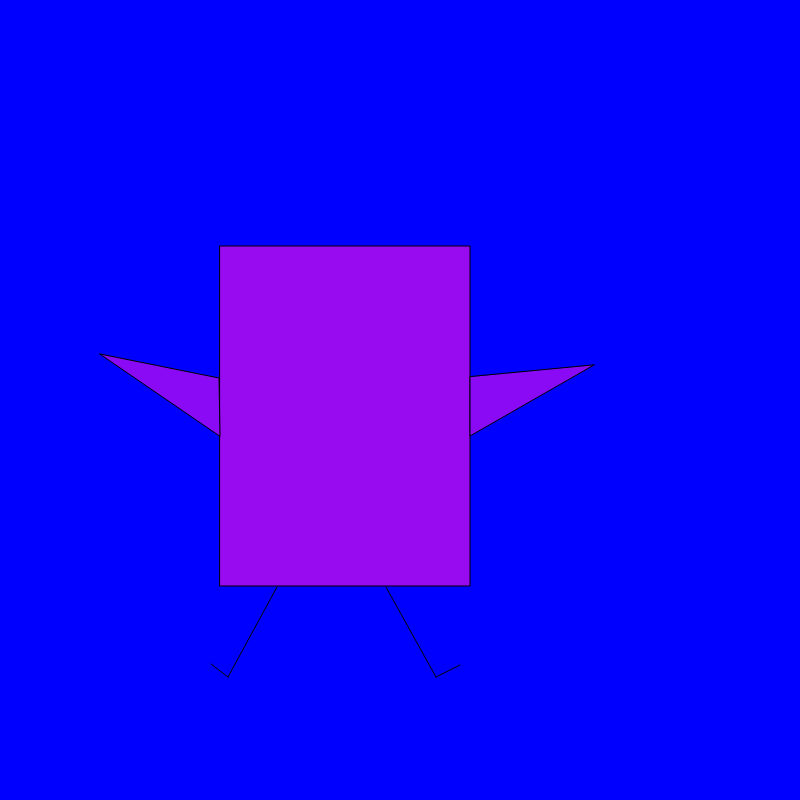
Frame 1 (no input)
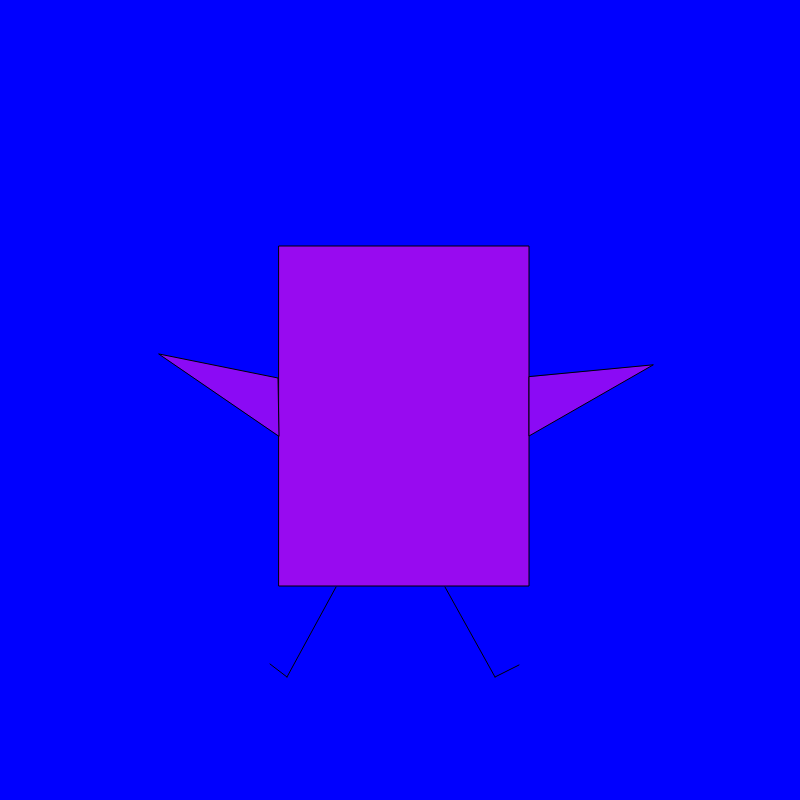
Frame 60 (no input)
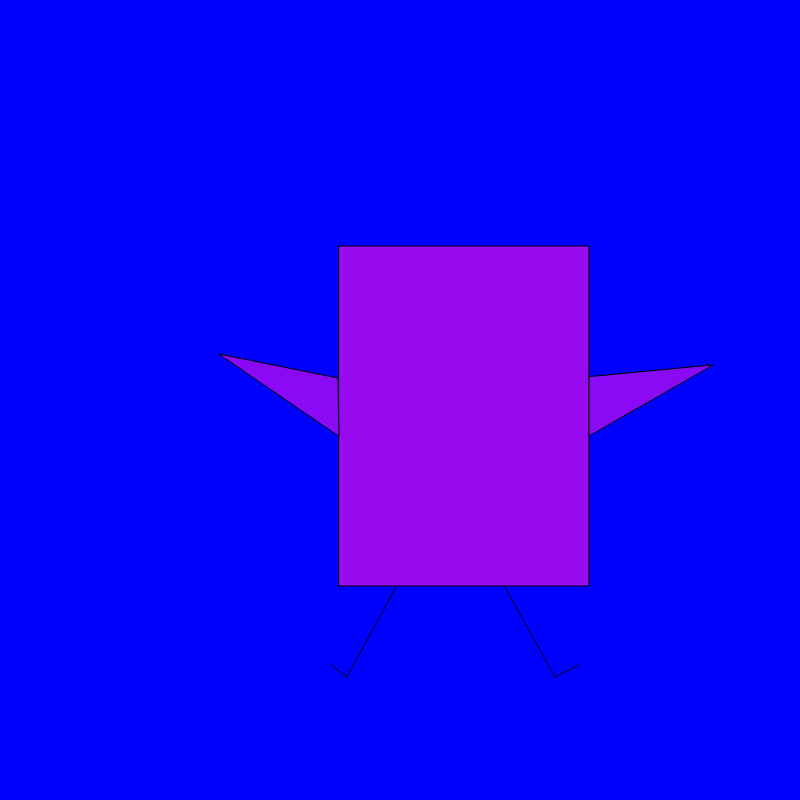
Frame 120 (the mouse pressed at the canvas centre since frame 60)

The p5.js sketch that drew these frames (run headless with seeded random() and noise() and a simulated clock; from frame 60 on, the mouse is pressed at the canvas centre):

// p5.js sketch
// ── sketch.js
var x = 0 ;

function setup() {
  // put setup code here
  createCanvas(800,800);
}

function draw() {
  // put drawing code here
  background('blue');

  push();
  translate(x, 0);
  fish()
  pop();

  x = x + 1;
  if (x > width) {
    x = -500

  }
}

function fish(){
  fill(152, 10, 240);
rect(220,246,250,340);
line(277,587,228,677);
line(228,677,211,664);
line(386,587,436,677);
line(436,677,460,665);

stroke(0,0,0);
fill(139, 10, 245);
triangle(220,436,219,378,100,354);
fill(139, 10, 245);
triangle(470,377,470,436,594,365);



}
